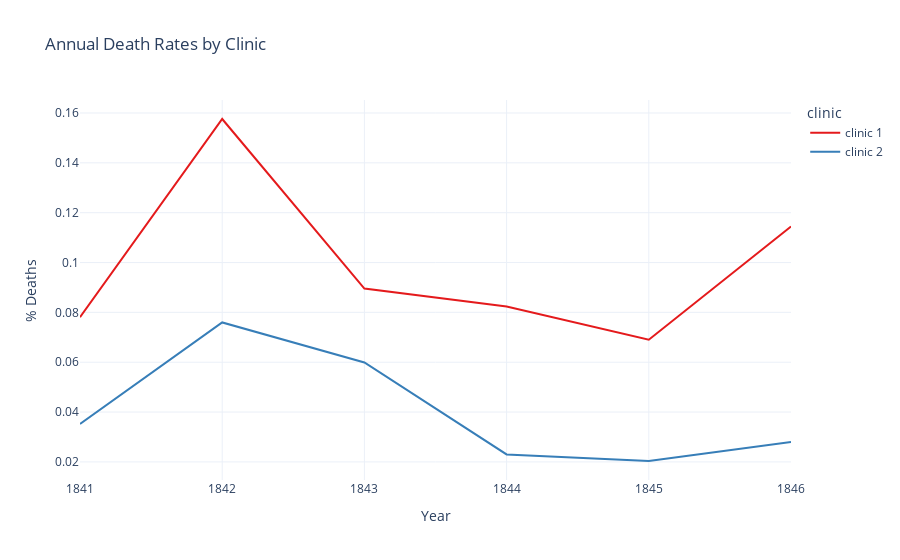

The cell this chart's notebook holds for it:
### Markdown cell above
### Plotting the Proportion of Yearly Deaths by Clinic

### Code cell
px.line(df_yearly, x='year', y='pct_deaths',
       title='Annual Death Rates by Clinic',
       labels={'year': 'Year', 'pct_deaths': '% Deaths'},
       color='clinic',
       color_discrete_sequence=px.colors.qualitative.Set1,
       template='plotly_white'
      )

### Figure 1 — Plotly figure (JSON) as saved in the notebook; plotly's stock layout.template omitted (floating-point values rounded to 4 significant figures)
{"data": [{"hovertemplate": "clinic=clinic 1<br>Year=%{x}<br>% Deaths=%{y}<extra></extra>", "legendgroup": "clinic 1", "line": {"color": "rgb(228,26,28)", "dash": "solid"}, "marker": {"symbol": "circle"}, "mode": "lines", "name": "clinic 1", "orientation": "v", "showlegend": true, "type": "scatter", "x": [1841, 1842, 1843, 1844, 1845, 1846], "xaxis": "x", "y": [0.07806, 0.1576, 0.08954, 0.08236, 0.06901, 0.1145], "yaxis": "y"}, {"hovertemplate": "clinic=clinic 2<br>Year=%{x}<br>% Deaths=%{y}<extra></extra>", "legendgroup": "clinic 2", "line": {"color": "rgb(55,126,184)", "dash": "solid"}, "marker": {"symbol": "circle"}, "mode": "lines", "name": "clinic 2", "orientation": "v", "showlegend": true, "type": "scatter", "x": [1841, 1842, 1843, 1844, 1845, 1846], "xaxis": "x", "y": [0.03522, 0.07597, 0.05988, 0.023, 0.02036, 0.02797], "yaxis": "y"}], "layout": {"legend": {"title": {"text": "clinic"}, "tracegroupgap": 0}, "title": {"text": "Annual Death Rates by Clinic"}, "xaxis": {"anchor": "y", "domain": [0, 1], "title": {"text": "Year"}}, "yaxis": {"anchor": "x", "domain": [0, 1], "title": {"text": "% Deaths"}}}}
